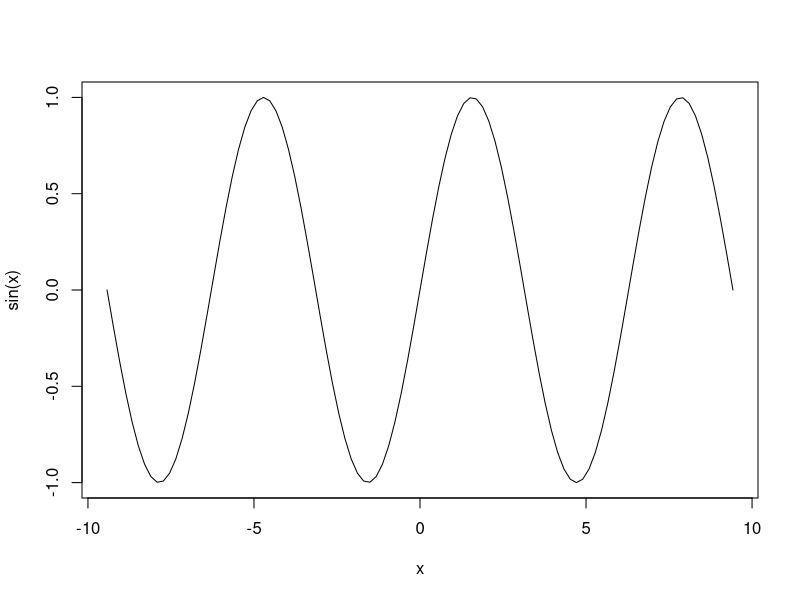
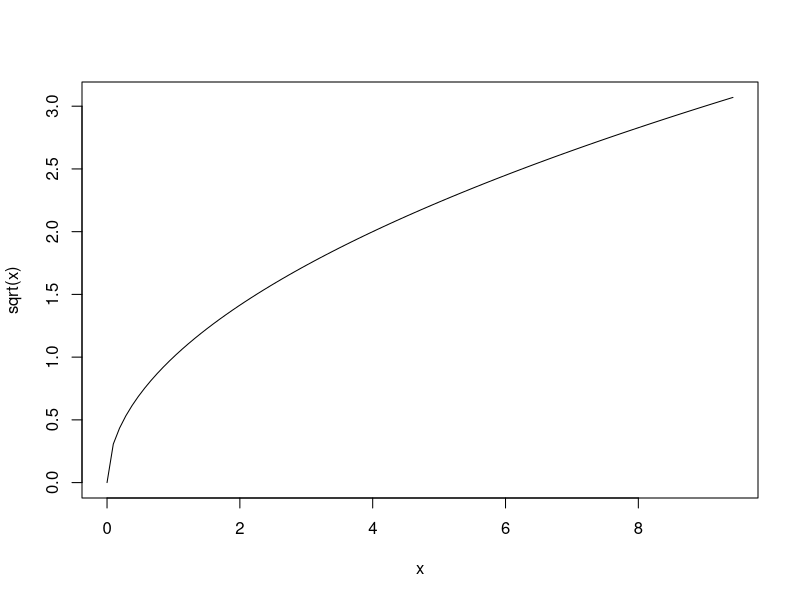
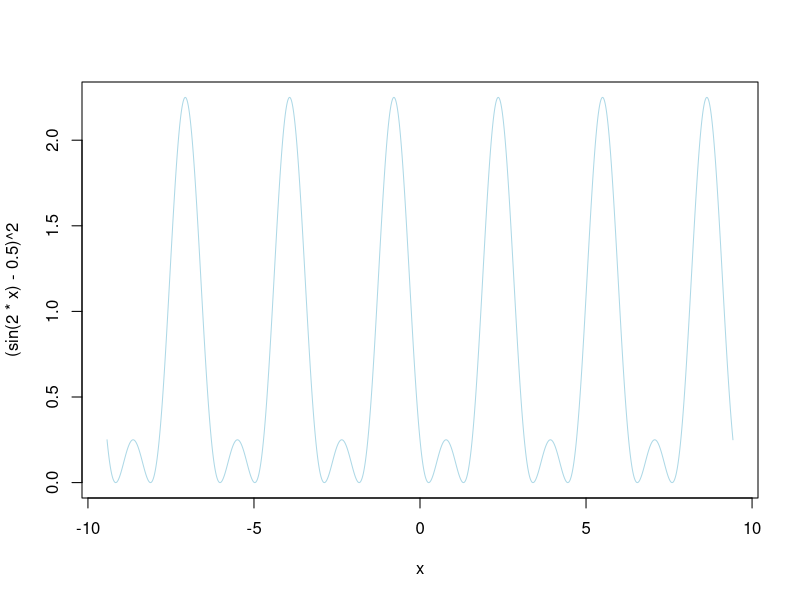
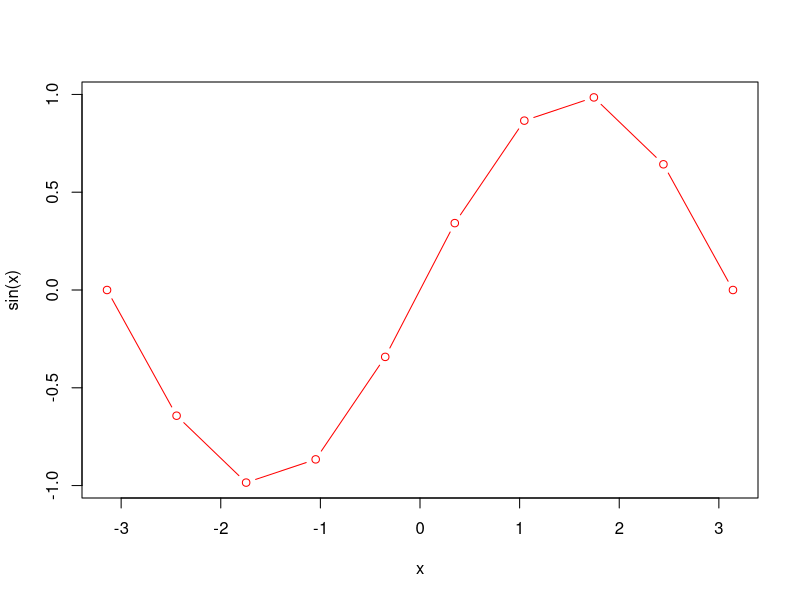

The R source for these figures, in order: (Note: this script raises an error after producing the figures.)
## ---- chunk 1
library(ggplot2)
## ---- chunk 2

curve(sin,-3*pi,3*pi)
## ---- chunk 3

curve(sqrt,0,3*pi)
## ---- chunk 4

global_var<- 123
## ---- chunk 5
print(global_var)
## ---- chunk 6

curve((sin(2*x)-0.5)^2,-3*pi,3*pi
      ,n = 100100,col="light blue")

## ---- chunk 7
curve(sin,col="red", from=-pi,to=pi, n=10, type = "b")

## ---- chunk 8
m1 <- matrix(byrow = TRUE,
             c(11,12,13,
               21,22,23),nrow=2)
m1
## ---- chunk 9
cairo_pdf("myplot.pdf")

plot(y~x,data=mtcars,main='русский заголовок')

dev.off()
## ---- chunk 10
a=c(TRUE,T,F,FALSE)
cat("  вектор a:",a,"\n", sep="\t") # "\n" -- new line character ; \t - табуляция
cat("отрицание !a" , !a,"\n", sep="\t") # ! - отрицание
b=c(T,F,T,F)
cat(" вектор b:",b,"\n", sep="\t")
cat("  или a|b" , a|b,"\n", sep="\t") # символ "pipe" вертикальная палка - логическое или
cat("    и a&b" , a&b,"\n", sep="\t") # символ & "ampersand"  - логическое и
## ---- chunk 11
cat("paste:\n")
paste(LETTERS,letters,1:26,sep = ' - ')
cat("cat:\n")

cat(LETTERS,letters,1:26,sep = ' - ')

## ---- chunk 12
v1 <- integer(10)
v2 <- numeric(10)
v3 <- seq(from=1,to=20,length.out = 10)
str(v2)
str(v3)
## ---- chunk 13

library(tidyverse)

student_tab = tibble(
        name=paste0("student",1:6),
        is.married = c(T,T,F,F,T,T),
        is.economist = c(T,F,T,T,F,F) ,
        team = c("Динамо","Спартак","Зенит", "Спартак","ЦСКА","ЦСКА"),
        performance = c("неуд","отл","отл","удовл","хор","хор"),
        height=c(159,200,173,188,168,190.5))
        
student_tab
## ---- chunk 14

student_tab$team_factor <- as.factor(student_tab$team)
str(student_tab$team_factor)


